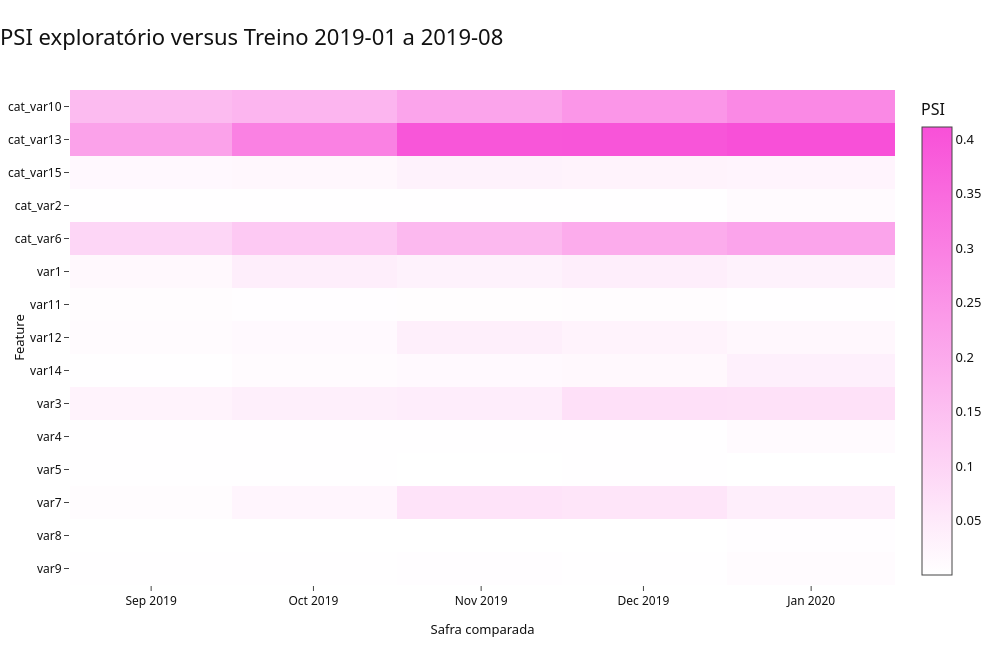

Here is the notebook cell this chart was saved with:
### Code cell
referencia_psi = base[base['safra'].between('2019-01-01', '2019-08-01')]
registros_psi = []
for variavel in VARIAVEIS_MODELO:
    for safra, comparacao in base[base['safra'] > '2019-08-01'].groupby('safra'):
        if variavel in VARIAVEIS_NUMERICAS:
            especiais = CODIGOS_ESPECIAIS_VAR12 if variavel == 'var12' else ()
            valor = calcular_psi_numerico(referencia_psi[variavel], comparacao[variavel],
                                          especiais=especiais)
        else:
            valor = calcular_psi_categorico(referencia_psi[variavel], comparacao[variavel])
        registros_psi.append({'variavel': variavel, 'safra': safra, 'psi': valor})
tabela_psi_temporal = pd.DataFrame(registros_psi)
matriz_psi = tabela_psi_temporal.pivot(index='variavel', columns='safra', values='psi')
fig_psi = px.imshow(matriz_psi, aspect='auto',
    color_continuous_scale=[CORES['fundo'], CORES['destaque']],
    labels={'x': 'Safra comparada', 'y': 'Feature', 'color': 'PSI'})
aplicar_layout_executivo(fig_psi, 'PSI exploratório versus Treino 2019-01 a 2019-08',
                         titulo_eixo_x='Safra comparada', titulo_eixo_y='Feature', altura=650)
fig_psi.show()
salvar_grafico(fig_psi, 'final_04_psi_temporal', PASTA_FIGURAS)
display(tabela_psi_temporal.groupby('variavel')['psi'].max().sort_values(ascending=False).head(8).to_frame('psi_maximo'))
display(Markdown(
    "**Comentário Técnico:** o PSI usa a implementação única de `src/behavior_score/stability.py`, "
    "com faixas definidas exclusivamente pela referência de Treino e ausência tratada como categoria "
    "própria. Esta visão é descritiva e antecede o congelamento operacional do OOT. Nenhuma decisão de "
    "feature depende dela: a tabela de decisão usa somente o PSI de Treino versus Validação."
))

### Figure 1 — Plotly figure (JSON) as saved in the notebook; plotly's stock layout.template omitted (floating-point values rounded to 4 significant figures)
{"data": [{"coloraxis": "coloraxis", "hovertemplate": "Safra comparada: %{x}<br>Feature: %{y}<br>PSI: %{z}<extra></extra>", "name": "0", "type": "heatmap", "x": ["2019-09-01T00:00:00.000000", "2019-10-01T00:00:00.000000", "2019-11-01T00:00:00.000000", "2019-12-01T00:00:00.000000", "2020-01-01T00:00:00.000000"], "xaxis": "x", "y": ["cat_var10", "cat_var13", "cat_var15", "cat_var2", "cat_var6", "var1", "var11", "var12", "var14", "var3", "var4", "var5", "var7", "var8", "var9"], "yaxis": "y", "z": [[0.1594, 0.1729, 0.2142, 0.2471, 0.2767], [0.2196, 0.2953, 0.3966, 0.3996, 0.4111], [0.01581, 0.01909, 0.0296, 0.02728, 0.02585], [0.002961, 0.001412, 0.001701, 0.002113, 0.01191], [0.09562, 0.1274, 0.1648, 0.1952, 0.2143], [0.01714, 0.04003, 0.0309, 0.04013, 0.03087], [0.006517, 0.005194, 0.005628, 0.006639, 0.002888], [0.01018, 0.01454, 0.0372, 0.02946, 0.0187], [0.003691, 0.009935, 0.01452, 0.01699, 0.03541], [0.02734, 0.03849, 0.04172, 0.07251, 0.07012], [0.00284, 0.002266, 0.001908, 0.002052, 0.01188], [0.003566, 0.002205, 0.0008716, 0.001707, 0.0007761], [0.007481, 0.0248, 0.06498, 0.06063, 0.04087], [0.000594, 0.0009175, 0.0001966, 0.0004455, 0.005229], [0.001396, 0.003688, 0.003914, 0.001832, 0.008426]]}], "layout": {"coloraxis": {"autocolorscale": false, "colorbar": {"title": {"text": "PSI"}}, "colorscale": [[0.0, "#FFFFFF"], [1.0, "#F850D8"]]}, "height": 650, "hovermode": "closest", "showlegend": true, "title": {"text": "PSI exploratório versus Treino 2019-01 a 2019-08"}, "width": 1000, "xaxis": {"anchor": "y", "domain": [0.0, 1.0], "title": {"text": "Safra comparada"}}, "yaxis": {"anchor": "x", "autorange": "reversed", "domain": [0.0, 1.0], "title": {"text": "Feature"}}}}
